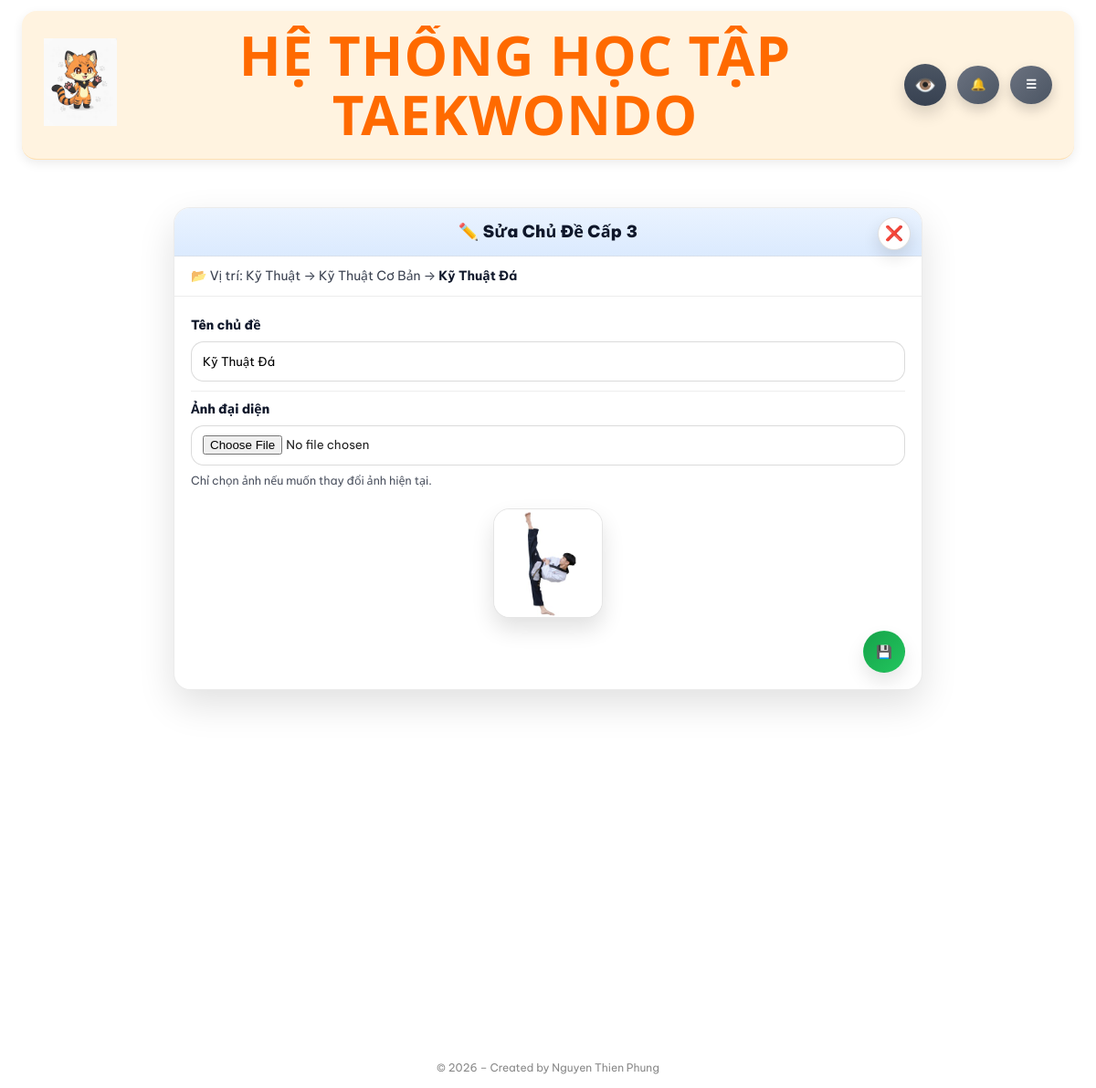
The page /admin/educations/folder/6/edit (signed in) on the database its author committed.
### Hệ thống ôn tập Taekwondo-DB.py (models this page shows)
class EduFolder(db.Model):
    __tablename__ = "edu_folders"
    id = db.Column(db.Integer, primary_key=True)
    name = db.Column(db.String(255), nullable=False)
    image = db.Column(db.String(255))
    level = db.Column(db.Integer, nullable=False)  # 1 / 2 / 3
    parent_id = db.Column(db.Integer, db.ForeignKey("edu_folders.id"))
    parent = db.relationship(
        "EduFolder",
        remote_side=[id],
        backref="children"
    )
    order = db.Column(db.Integer, default=0)
    created_at = db.Column(SafeDateTime, default=now_vn)
    is_active = db.Column(db.Integer, default=1)  # 🔥 PHẢI CÓ

### Hệ thống ôn tập Taekwondo-DB.py (the view, shortened to what this page needs)
@app.route("/admin/educations/folder/<int:folder_id>/edit",
           methods=["GET", "POST"])
@login_required
def admin_edit_edu_folder(folder_id):
    admin_required()
    edu = EduFolder.query.get_or_404(folder_id)
    if request.method == "GET":
        return render_template(
            "admin_edu_folder_edit.html",
            edu=edu,
            level=edu.level
        )

### Hệ thống ôn tập Taekwondo-DB.py (called while the page is built, shortened)
def now_vn():
    return datetime.now(VN_TZ)

@app.before_request
def force_change_password():
    if not current_user.is_authenticated:
        return
    allowed = [
        "account",
        "account_change_password",
        "logout",
        "static"
    ]
    if current_user.must_change_password:
        if request.endpoint not in allowed:
            return redirect(url_for("account"))

@app.context_processor
def inject_year():
    return {"current_year": datetime.now().year}

@app.context_processor
def inject_header_notifications():
    items = []
    unread_count = 0
    try:
        if current_user.is_authenticated:
            cleanup_old_notifications(30)
            if current_user.role == "admin":
                all_admin_items = (
                    Notification.query
                    .filter_by(role="admin")
                    .order_by(Notification.created_at.desc(), Notification.id.desc())
                    .all()
                )
                sorted_items = sorted(all_admin_items, key=admin_notification_priority)
                items = sorted_items[:10]
                unread_count = sum(1 for x in all_admin_items if not x.is_read)
    except Exception as e:
        print("[inject_header_notifications] ERROR:", e)
    return dict(
        header_notifications=items,
        header_notification_unread=unread_count
    )

def admin_notification_priority(n):
    action = (n.action_type or "").strip().lower()
    if action == "renew_request" and not bool(n.is_done):
        return (0, -(n.id or 0))
    if action == "feedback" and not bool(n.is_read) and not bool(n.is_done):
        return (1, -(n.id or 0))
    if action == "renew_request" and bool(n.is_done):
        return (2, -(n.id or 0))
    if action == "feedback":
        return (3, -(n.id or 0))
    return (9, -(n.id or 0))

def cleanup_old_notifications(days=30):
    cutoff = now_vn() - timedelta(days=days)
    try:
        old_items = Notification.query.filter(Notification.created_at < cutoff).all()
        if old_items:
            for n in old_items:
                db.session.delete(n)
            db.session.commit()
    except Exception as e:
        db.session.rollback()
        print("[cleanup_old_notifications] ERROR:", e)

@login_manager.user_loader
def load_user(user_id):
    return db.session.get(User, int(user_id))

def admin_required():
    if not current_user.is_authenticated:
        abort(401)
    if current_user.username != "nhoctotokute93":
        abort(403)

### templates/admin_edu_folder_edit.html (shortened to what this page needs)
{% extends "base.html" %}
{% block body_class %}page-admin-edu-folder{% endblock %}
{% block page_css %}
  <link rel="stylesheet" href="{{ url_for('static', filename='css/admin_edu_folder_edit.css') }}">
{% endblock %}
{% block content %}
<div class="edu-folder-page">
  <div class="edu-folder-card">
   <div class="edu-folder-title">
     <h2>✏️ Sửa Chủ Đề Cấp {{ edu.level }}</h2>
     {% if not force_pw %}
       {% if level == 1 %}
         <a class="ui-close edu-folder-close" href="{{ url_for('admin_educations') }}" aria-label="Quay lại">❌</a>
       {% elif level == 2 %}
         <a class="ui-close edu-folder-close"
            href="{{ url_for('admin_educations', folder1_id=parent_id) }}"
            aria-label="Quay lại">❌</a>
       {% else %}
         <a class="ui-close edu-folder-close"
            href="{{ url_for('admin_educations',
                             folder1_id=request.args.get('folder1_id'),
                             folder2_id=parent_id) }}"
            aria-label="Quay lại">❌</a>
       {% endif %}
     {% endif %}
   </div>
    <div class="edu-folder-breadcrumb">
      <span>📂 Vị trí:</span>
      {% if edu.level == 1 %}
        <b>{{ edu.name }}</b>
      {% elif edu.level == 2 %}
        {{ edu.parent.name }} → <b>{{ edu.name }}</b>
      {% elif edu.level == 3 %}
        {{ edu.parent.parent.name }} → {{ edu.parent.name }} → <b>{{ edu.name }}</b>
      {% endif %}
    </div>
    <form method="POST" enctype="multipart/form-data" class="edu-folder-form">
      <div class="form-row">
        <label>Tên chủ đề</label>
        <input type="text" name="name" value="{{ edu.name }}" required>
      </div>
      <div class="form-row">
        <label>Ảnh đại diện</label>
        <input type="file" name="image" accept="image/*" onchange="previewFolderImage(this)">
        <div class="hint">Chỉ chọn ảnh nếu muốn thay đổi ảnh hiện tại.</div>
      </div>
      <div class="edu-folder-preview">
        <img id="folderPreviewImg"
             src="{% if edu.image %}{{ url_for('static', filename=edu.image) }}{% else %}{{ url_for('static', filename='logo.jpg') }}{% endif %}"
             alt="">
      </div>
      <div class="edu-folder-actions">
        <button type="submit" class="ui-btn ui-btn--success" title="Lưu">💾</button>
      </div>
    </form>
  </div>
</div>
{% endblock %}

### static/css/base.css (style rules this page uses)
* { box-sizing: border-box; font-family: Arial, Helvetica, sans-serif; }
html, body { margin:0; padding:0; height:100%; overflow:auto; }
body { min-height: 100vh; font-family: "Segoe UI", sans-serif; color: #222; background: none; }
a { text-decoration: none; color: #2563eb; }
:root { --font-main: "Be Vietnam Pro", system-ui, -apple-system, "Segoe UI", Roboto, "Helvetica Neue", Arial, "Noto Sans", "Liberation Sans", sans-serif; }
html, body { font-family: var(--font-main) !important; text-rendering: geometricPrecision; -webkit-font-smoothing: antialiased; -moz-osx-font-smoothing: grayscale; }
*, *::before, *::after { font-family: inherit; }
button, input, select, textarea { font-family: inherit !important; }
h1, h2, h3, h4, h5, h6 { font-family: inherit !important; }
small, label, a, p, span, li { font-family: inherit !important; }

### static/css/ui.css (style rules this page uses)
:root { --ui-radius-pill: 999px; --ui-radius-12: 12px; --ui-radius-14: 14px; --ui-radius-18: 18px; --ui-blue-1:#2563eb; --ui-blue-2:#3b82f6; --ui-green-1:#16a34a; --ui-green-2:#22c55e; --ui-red-1:#ef4444; --ui-red-2:#dc2626; --ui-gray-1:#6b7280; --ui-gray-2:#4b5563; --ui-yellow-1:#ffe066; --ui-yellow-2:#f7b500; --ui-pink-1:#fda4af; --ui-pink-2:#fb7185; --ui-shadow-main: 0 6px 14px rgba(0,0,0,.18); --ui-shadow-soft: 0 14px 30px rgba(0,0,0,.10); --ui-focus-ring: 0 0 0 4px rgba(37,99,235,.14); }
.ui-btn { appearance:none; border: 1px solid transparent; cursor:pointer; display:inline-flex; align-items:center; justify-content:center; gap:8px; height: 46px; width:46px; padding: 0 18px; border-radius: var(--ui-radius-pill); font-size:14px; font-weight:900; line-height:1; color:#fff; background:linear-gradient(135deg,var(--ui-blue-1),var(--ui-blue-2)); box-shadow: var(--ui-shadow-main); transition: transform .16s ease, filter .16s ease, box-shadow .16s ease; text-decoration: none; user-select: none; box-sizing: border-box; }
.ui-btn--success { background:linear-gradient(135deg,var(--ui-green-1),var(--ui-green-2)); }
.ui-close { width:46px; height:46px; border-radius:50%; border:none; cursor:pointer; display:flex; align-items:center; justify-content:center; background:#F5A89A; color:#ef4444; font-size:18px; font-weight:900; transition:transform .18s ease, background .18s ease, color .18s ease; }

### static/css/result.css (style rules this page uses)
:root { --rs-text: #111827; --rs-muted:#6b7280; --rs-red:#e53935; --rs-orange:#ea580c; --rs-border:#e5e7eb; --rs-card:#ffffff; --rs-soft-blue:#f7fbff; --rs-soft-blue-bd:#e3eef8; --rs-shadow: 0 20px 50px rgba(0,0,0,.18); }

### static/css/mobile.css (style rules this page uses)
:root { --m-gap: 12px; --m-gap-sm: 10px; --m-radius: 14px; --m-radius-lg: 18px; --m-font-xs: 12px; --m-font-sm: 13px; --m-font-md: 14px; --m-font-lg: 16px; --m-font-xl: 18px; --m-font-2xl: 22px; --m-header-h: 74px; --m-btn-h: 44px; --m-input-h: 44px; }
html { -webkit-text-size-adjust: 100%; }
img, video, iframe, canvas { max-width: 100%; height: auto; }

### rows shown on the page
EduFolder: level "3", name "Kỹ Thuật Đá", image (picture)
EduFolder: parent.parent.name "Kỹ Thuật"
EduFolder: parent.name "Kỹ Thuật Cơ Bản"
